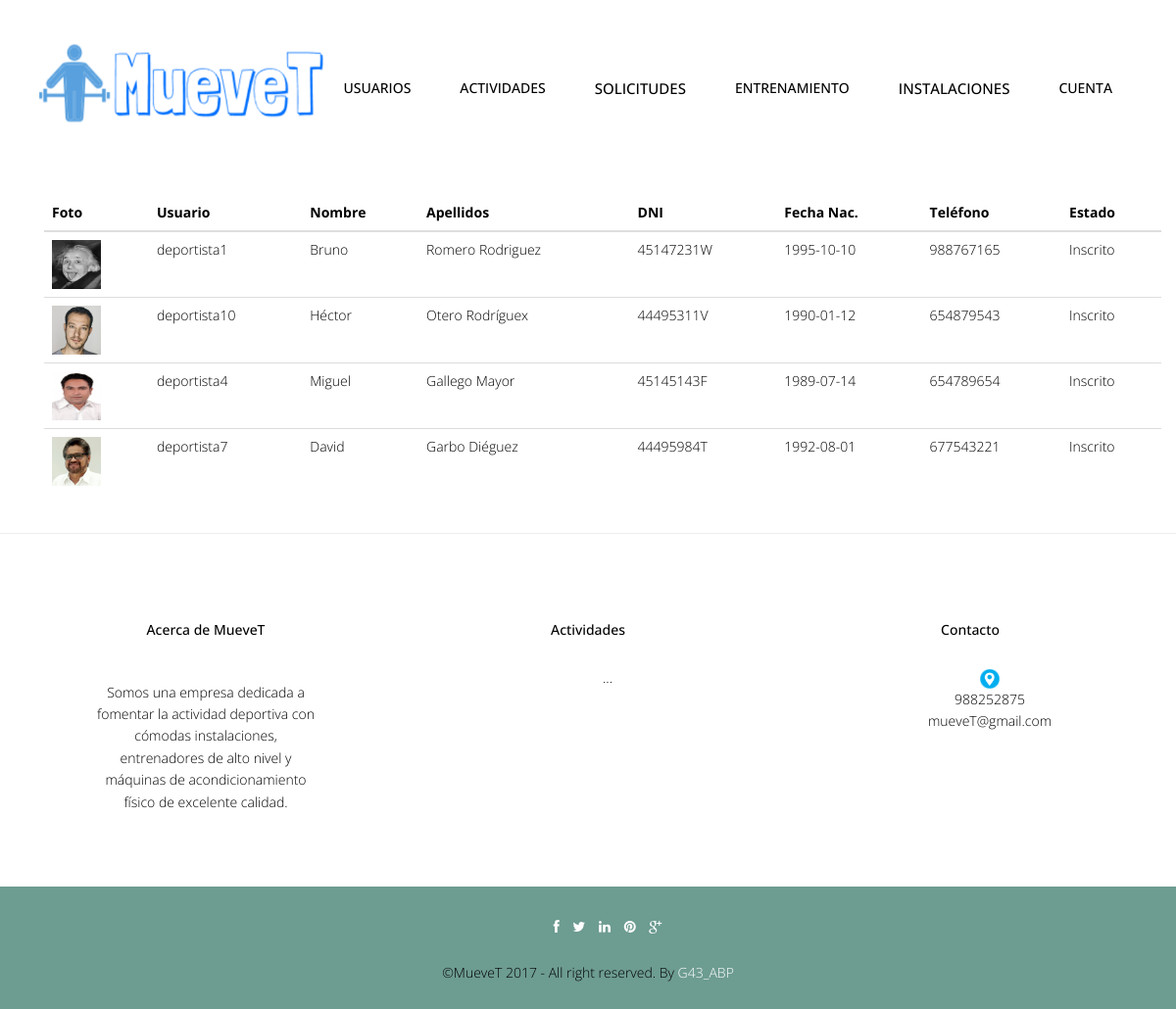
Screenshot of /abp/Controllers/ACTIVIDAD_GRUPAL_Controller.php?idActividadGrupal=1&accion=Inscritos (signed in) with the database file from the repository.
### tables this page shows
CREATE TABLE IF NOT EXISTS `usuario` (
  `foto` varchar(500) DEFAULT '../img/user.jpg',
  `userName` varchar(20) NOT NULL,
  `password` varchar(128) NOT NULL,
  `tipoUsuario` int(10) NOT NULL,
  `nombre` varchar(20) NOT NULL,
  `apellidos` varchar(70) NOT NULL,
  `dni` varchar(9) NOT NULL,
  `fechaNac` date NOT NULL,
  `direccion` varchar(80) DEFAULT NULL,
  `telefono` int(15) DEFAULT NULL,
  `email` varchar(30) NOT NULL
);

### abp/Controllers/ACTIVIDAD_GRUPAL_Controller.php (called while the page is built, shortened)
<?php
include '../Views/header.php';
Switch ($_REQUEST['accion']) {
    case $strings['VerInscritos']:
        if (isset($_REQUEST['idActividadGrupal'])) {
            $actividadGrupal = new ACTIVIDAD_GRUPAL_Model($_REQUEST['idActividadGrupal'], '', '', '', '', '', '', '', '', '', '');
            $datos = $actividadGrupal->ConsultarDeportistasActividad();
            if (!tienePermisos('ACTIVIDAD_GRUPAL_LISTAR_USERS')) {
                new Mensaje('No tienes los permisos necesarios', '../Controllers/ACTIVIDAD_GRUPAL.php');
            } else {
                new ACTIVIDAD_GRUPAL_LISTAR_USERS($datos, '../Controllers/ACTIVIDAD_GRUPAL.php');
            }
        }
        break;
}
?>

### abp/Views/ACTIVIDAD_GRUPAL_LISTAR_USERS_Vista.php (the view, shortened to what this page needs)
<?php
class ACTIVIDAD_GRUPAL_LISTAR_USERS {
    private $datos;
    function __construct($array, $volver) {
        $this->datos = $array;
        $this->render();
    }
    function render() {
        ?>
        <div class="container">
            <?php
            $lista = array('foto', 'userName', 'nombre', 'apellidos', 'dni', 'fechaNac', 'telefono', 'estado');
            ?>
            <br><br>
            <div class="container">
                <table class="table">
                    <thead class="thead-dark">
                        <tr>
                            <?php
                            foreach ($lista as $titulo) {
                                echo "<th>";
                                echo $strings[$titulo];
                                echo "</th>";
                            }
                            echo "</tr>";
                            echo "</thead>";
                            echo "<tbody>";
                            for ($j = 0; $j < count($this->datos); $j++) {
                                echo "<tr>";
                                foreach ($this->datos [$j] as $clave => $valor) {
                                    for ($i = 0; $i < count($lista); $i++) {
                                        if ($clave === $lista[$i]) {
                                            echo "<td>";
                                            if (($clave === 'foto')) {
                                                if (is_file($valor)) {
                                                    ?><a target='_blank' href='<?php echo $valor ?>'><img src='<?php echo $valor ?>' width="50" height="50"></a> <?php
                                                } else {
                                                    ?><a target='_blank' href="../img/user.jpg"><img src="../img/user.jpg" width="50" height="50"></a> <?php
                                            }
                                            break;
                                        }
                                    if ($clave === 'estado') {
                                        if ($valor == 1) {
                                            echo $strings['11'];
                                            break;
                                        }
                                    } else {
                                        echo $valor;
                                    }
                                    echo "</td>";
                                }
                            }
                        }
                    }
                    ?>
                    </tbody>
                </table>
            </div>
        </div>
        <?php
        include '../Views/footer.php';
    }
}

### abp/css/style.css (style rules this page uses)
body { font-family:'Open Sans', Arial, sans-serif; font-size:14px; font-weight:300; line-height:1.6em; color:#000; background-color:#fff; }
.link-list ul,li,a { color:#000; list-style:none; }

### rows the page displays
usuario: foto (picture), userName "deportista1", nombre "Bruno", apellidos "Romero Rodriguez", dni "45147231W", fechaNac "1995-10-10", telefono "988767165"
usuario: foto (picture), userName "deportista10", nombre "Héctor", apellidos "Otero Rodríguex", dni "44495311V", fechaNac "1990-01-12", telefono "654879543"
usuario: foto (picture), userName "deportista4", nombre "Miguel", apellidos "Gallego Mayor", dni "45145143F", fechaNac "1989-07-14", telefono "654789654"
usuario: foto (picture), userName "deportista7", nombre "David", apellidos "Garbo Diéguez", dni "44495984T", fechaNac "1992-08-01", telefono "677543221"

### other values shown
$strings['Cuenta'] "CUENTA"
$strings[$titulo] "Foto"
$strings[$titulo] "Usuario"
$strings[$titulo] "Nombre"
$strings[$titulo] "Apellidos"
$strings[$titulo] "DNI"
$strings[$titulo] "Fecha Nac."
$strings[$titulo] "Teléfono"
$strings[$titulo] "Estado"
